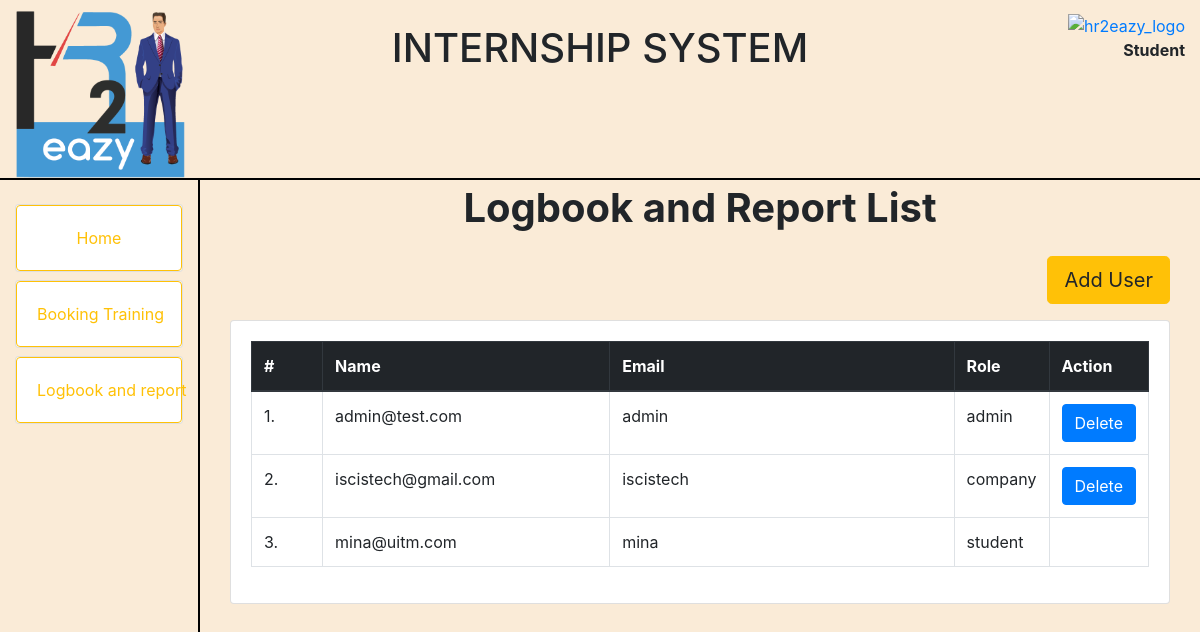
Page /users_page.php (signed in) on the committed database.
### tables this page shows
CREATE TABLE IF NOT EXISTS `users` (
  `id` int NOT NULL AUTO_INCREMENT,
  `username` varchar(100) NOT NULL,
  `email` varchar(100) NOT NULL,
  `password` longtext NOT NULL,
  `role_id` int NOT NULL,
  `resume` longtext,
  `created_at` timestamp NOT NULL DEFAULT CURRENT_TIMESTAMP,
  `updated_at` timestamp NULL DEFAULT CURRENT_TIMESTAMP ON UPDATE CURRENT_TIMESTAMP,
  PRIMARY KEY (`id`),
  UNIQUE KEY `username` (`username`),
  UNIQUE KEY `email` (`email`),
  KEY `role_id` (`role_id`)
);

CREATE TABLE IF NOT EXISTS `roles` (
  `id` int NOT NULL AUTO_INCREMENT,
  `code` varchar(100) NOT NULL,
  `name` varchar(100) NOT NULL,
  PRIMARY KEY (`id`)
);

### users_page.php (the view, shortened to what this page needs)
<?php
require 'config.php';
if (!isset($_SESSION["loggedin"]) || $_SESSION["loggedin"] !== true) {
    header("location: login.php");
    exit;
} else {
    if ($link !== false) {
        $sql_users = "SELECT * FROM users";
        $result_users = $link->query($sql_users);
        $users = [];
        while ($row = $result_users->fetch_assoc()) {
            $users[] = [
                "id" => $row["id"],
                "email" => $row["email"],
                "username" => $row["username"],
                "role_id" => $row["role_id"],
                "role" => []
            ];
        }
        foreach ($users as $key => $user) {
            $sql_roles = "SELECT * FROM roles WHERE id = ".$user['role_id'] . " LIMIT 1";
            $result_roles = $link->query($sql_roles);
            while ($row = $result_roles->fetch_assoc()) {
                $users[$key]['role'] = [
                    "id" => $row["id"],
                    "code" => $row["code"],
                    "name" => $row["name"]
                ];
            }
        }
    }
}
?>
<!DOCTYPE html>
<html lang="en">
<head>
    <link rel="stylesheet" href="https://cdn.jsdelivr.net/npm/bootstrap@4.0.0/dist/css/bootstrap.min.css">
</head>
<body>
    <div class="container-fluid" style="height: 100%;">
    <div class="row mt-2" style="border-bottom: 2px solid #000000;">
    <div class="col-2">
        <img src="img/hr2eazy.png" alt="hr2eazy_logo" style="width: 100%;">
    </div>
    <div class="col-8">
        <h1 class="text-center mt-3">INTERNSHIP SYSTEM</h1>
    </div>
    <div class="col-2 text-right">
    <div class="dropdown mt-1">
        <a href="#" id="user-icon" data-toggle="dropdown" aria-haspopup="true" aria-expanded="false">
        <img src="img/avatar.png" alt="hr2eazy_logo" style="width: 30%;">
        </a>
    </div>
    <span class="text-right"><b><?php echo $_SESSION["role"]["name"] ?></b></span>
    </div>
    </div>
    <div class="row" style="height: 100%;">
    <div class="col-2 py-4" style="border-right: 2px solid #000000;">
        <ul class="no-bullets">
        <li>
    <div class="card">
        <a href="home.php" class="card-body btn btn-outline-warning">
             Home
        </a>
    </div>
        </li>
         <?php if ($_SESSION['role']['code'] === 'student' || $_SESSION['role']['code'] === 'company') { ?>
        <li class="mt-2">
    <div class="card">
        <a href="booking_training.php" class="card-body btn btn-outline-warning">
             Booking Training
        </a>
    </div>
        </li>
        <?php } ?>
        <?php if ($_SESSION['role']['code'] !== 'company' && $_SESSION['role']['code'] !== 'admin') { ?>
        <li class="mt-2">
    <div class="card">
        <a href="logbook_report_page.php" class="card-body btn btn-outline-warning">
             Logbook and report
        </a>
    </div>
        </li>
        <?php } ?>
         </ul>
        </div>
    <div class="col-10">
    <div class="d-flex justify-content-center mt-1">
            <h1>
                <b>Logbook and Report List</b>
            </h1>
    </div>
    <div class="d-flex mt-3">
    <div class="col-md-12 text-right">
        <button class="btn btn-lg btn-warning" data-toggle="modal" data-target="#addUser">Add User</button>
    </div>
    </div>
            <div class="d-flex mt-3">
            <div class="col-md-12">
            <div class="card">
            <div class="card-body">
                <table class="table table-bordered">
                <thead class="thead-dark">
                    <tr>
                    <th class="col-1">#</th>
                    <th class="col-4">Name</th>
                    <th class="col-5">Email</th>
                    <th class="col-1">Role</th>
                    <th class="col-1">Action</th>
                    </tr>
                </thead>
                <tbody>
                <?php $x = 0; ?>
                <?php foreach ($users as $key => $user) { ?>
                    <tr>
                        <td><?php echo ++$x; ?>.</td>
                    <td><?php echo $user['email']; ?></td>
                <td><?php echo $user['username']; ?></td>
                    <td><?php echo $user['role']['code']; ?></td>
                        <td>
                <?php if ($user['id'] != $_SESSION["id"]) { ?>
                <button type="button" class="btn btn-primary" onclick="deleteAlert('#formUserDelete<?php echo $user['id'] ?>')">Delete</button>
                <?php } ?>
                     </td>
                     </tr>
                <?php } ?>
                    </tbody>
                    </table>
        </div>
        </div>
        </div>
        </div>
        </div>
        </div>
    </div>
</body>
</html>

### users_page.php (style rules this page uses)
html, body { height: 100%; }
ul.no-bullets { list-style-type: none; padding: 0; margin: 0; }
body { background-color: #FAEBD7; }

### rows in the picture
users: email "admin@test.com", username "admin", role.code "admin"
users: email "iscistech@gmail.com", username "iscistech", role.code "company"
users: email "mina@uitm.com", username "mina", role.code "student"

### other values in the picture
$_SESSION["role"]["name"] "Student"
